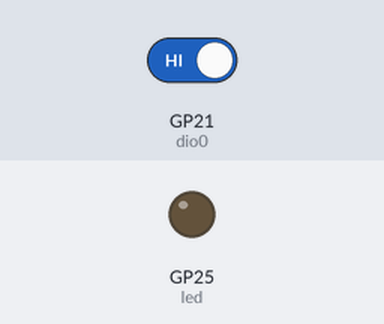
Bench run of a program on a simulated Raspberry Pi Pico running MicroPython. On the bench: output pins drawn as LEDs (lit = HIGH). Inputs (shaded band) come from the test bench; at power-on: GP21 (dio0) HIGH. No radio messages arrive unless stated (any console line starting 'radio sent:' is added by the test bench); pins used as bus, display or sensor lines are not drawn; what the program prints to the serial console is not drawn.

Above: at 1.4 s.
1.5 s: GP21 (dio0) driven LOW
At 4.0 s:
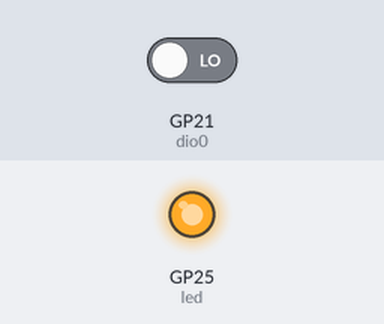
6.3 s: GP21 (dio0) driven HIGH
At 6.3 s:
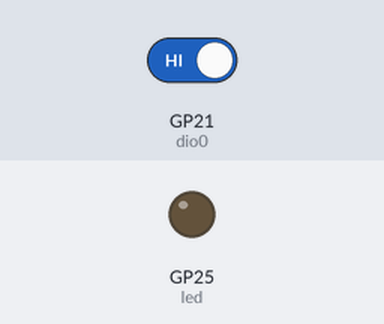
Timing chart, 0 to 9.3 s (numbered marks = the images above; inputs shaded):
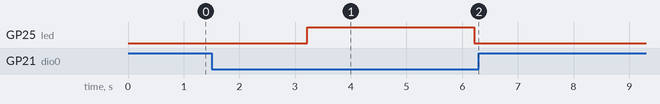

Measured:
- after the input at 1.5 s, GP25 (led): LOW → HIGH after 1.7 s, → LOW 3.0 s later
- after the input at 6.3 s, GP25 (led): stays LOW (without the input it goes to HIGH after 2.9 s)

The program:

main.py
```python
from machine import Pin, SPI
import time

# -------- LED --------
led = Pin(25, Pin.OUT)

# -------- SPI --------
spi = SPI(0, baudrate=500000, polarity=0, phase=0,
          sck=Pin(18), mosi=Pin(19), miso=Pin(16))

cs    = Pin(17, Pin.OUT, value=1)
reset = Pin(20, Pin.OUT)
dio0  = Pin(21, Pin.IN)

# -------- REGISTERS --------
REG_FIFO           = 0x00
REG_OP_MODE        = 0x01
REG_FRF_MSB        = 0x06
REG_FRF_MID        = 0x07
REG_FRF_LSB        = 0x08
REG_FIFO_ADDR_PTR  = 0x0D
REG_FIFO_TX_BASE   = 0x0E
REG_IRQ_FLAGS      = 0x12
REG_PAYLOAD_LENGTH = 0x22
REG_VERSION        = 0x42
REG_DIO_MAPPING_1  = 0x40

# -------- FUNCTIONS --------
def write_reg(addr, val):
    cs.value(0)
    spi.write(bytearray([addr | 0x80, val]))
    cs.value(1)

def read_reg(addr):
    cs.value(0)
    spi.write(bytearray([addr & 0x7F]))
    val = spi.read(1)[0]
    cs.value(1)
    return val

def reset_lora():
    reset.value(0)
    time.sleep(0.1)
    reset.value(1)
    time.sleep(0.1)

def set_frequency(freq):
    frf = int((freq / 32000000.0) * 524288)
    write_reg(REG_FRF_MSB, (frf >> 16) & 0xFF)
    write_reg(REG_FRF_MID, (frf >> 8)  & 0xFF)
    write_reg(REG_FRF_LSB,  frf        & 0xFF)

# -------- INIT --------
reset_lora()

version = read_reg(REG_VERSION)
print("Version:", hex(version))

if version != 0x12:
    print("❌ LoRa not detected!")
    raise SystemExit

# Set LoRa mode
write_reg(REG_OP_MODE, 0x80)
time.sleep(0.01)
write_reg(REG_OP_MODE, 0x81)

set_frequency(433000000)
write_reg(REG_DIO_MAPPING_1, 0x40)  # TxDone on DIO0

print("✅ Transmitter test ready")

# -------- TEST LOOP --------
while True:
    print("\n--- TX TEST START ---")

    # Load data
    message = "TEST"
    data = message.encode()

    write_reg(REG_FIFO_ADDR_PTR, 0x00)

    for b in data:
        write_reg(REG_FIFO, b)

    write_reg(REG_PAYLOAD_LENGTH, len(data))
    write_reg(REG_IRQ_FLAGS, 0xFF)

    # Start TX
    write_reg(REG_OP_MODE, 0x83)

    led.value(1)

    # Wait TX Done
    timeout = 3000
    start = time.ticks_ms()

    while dio0.value() == 0:
        if time.ticks_diff(time.ticks_ms(), start) > timeout:
            print("❌ TX FAILED (No DIO0)")
            led.value(0)
            break

    if dio0.value() == 1:
        print("✅ TX SUCCESS (DIO0 Triggered)")
        write_reg(REG_IRQ_FLAGS, 0xFF)

    led.value(0)

    time.sleep(3)
```
